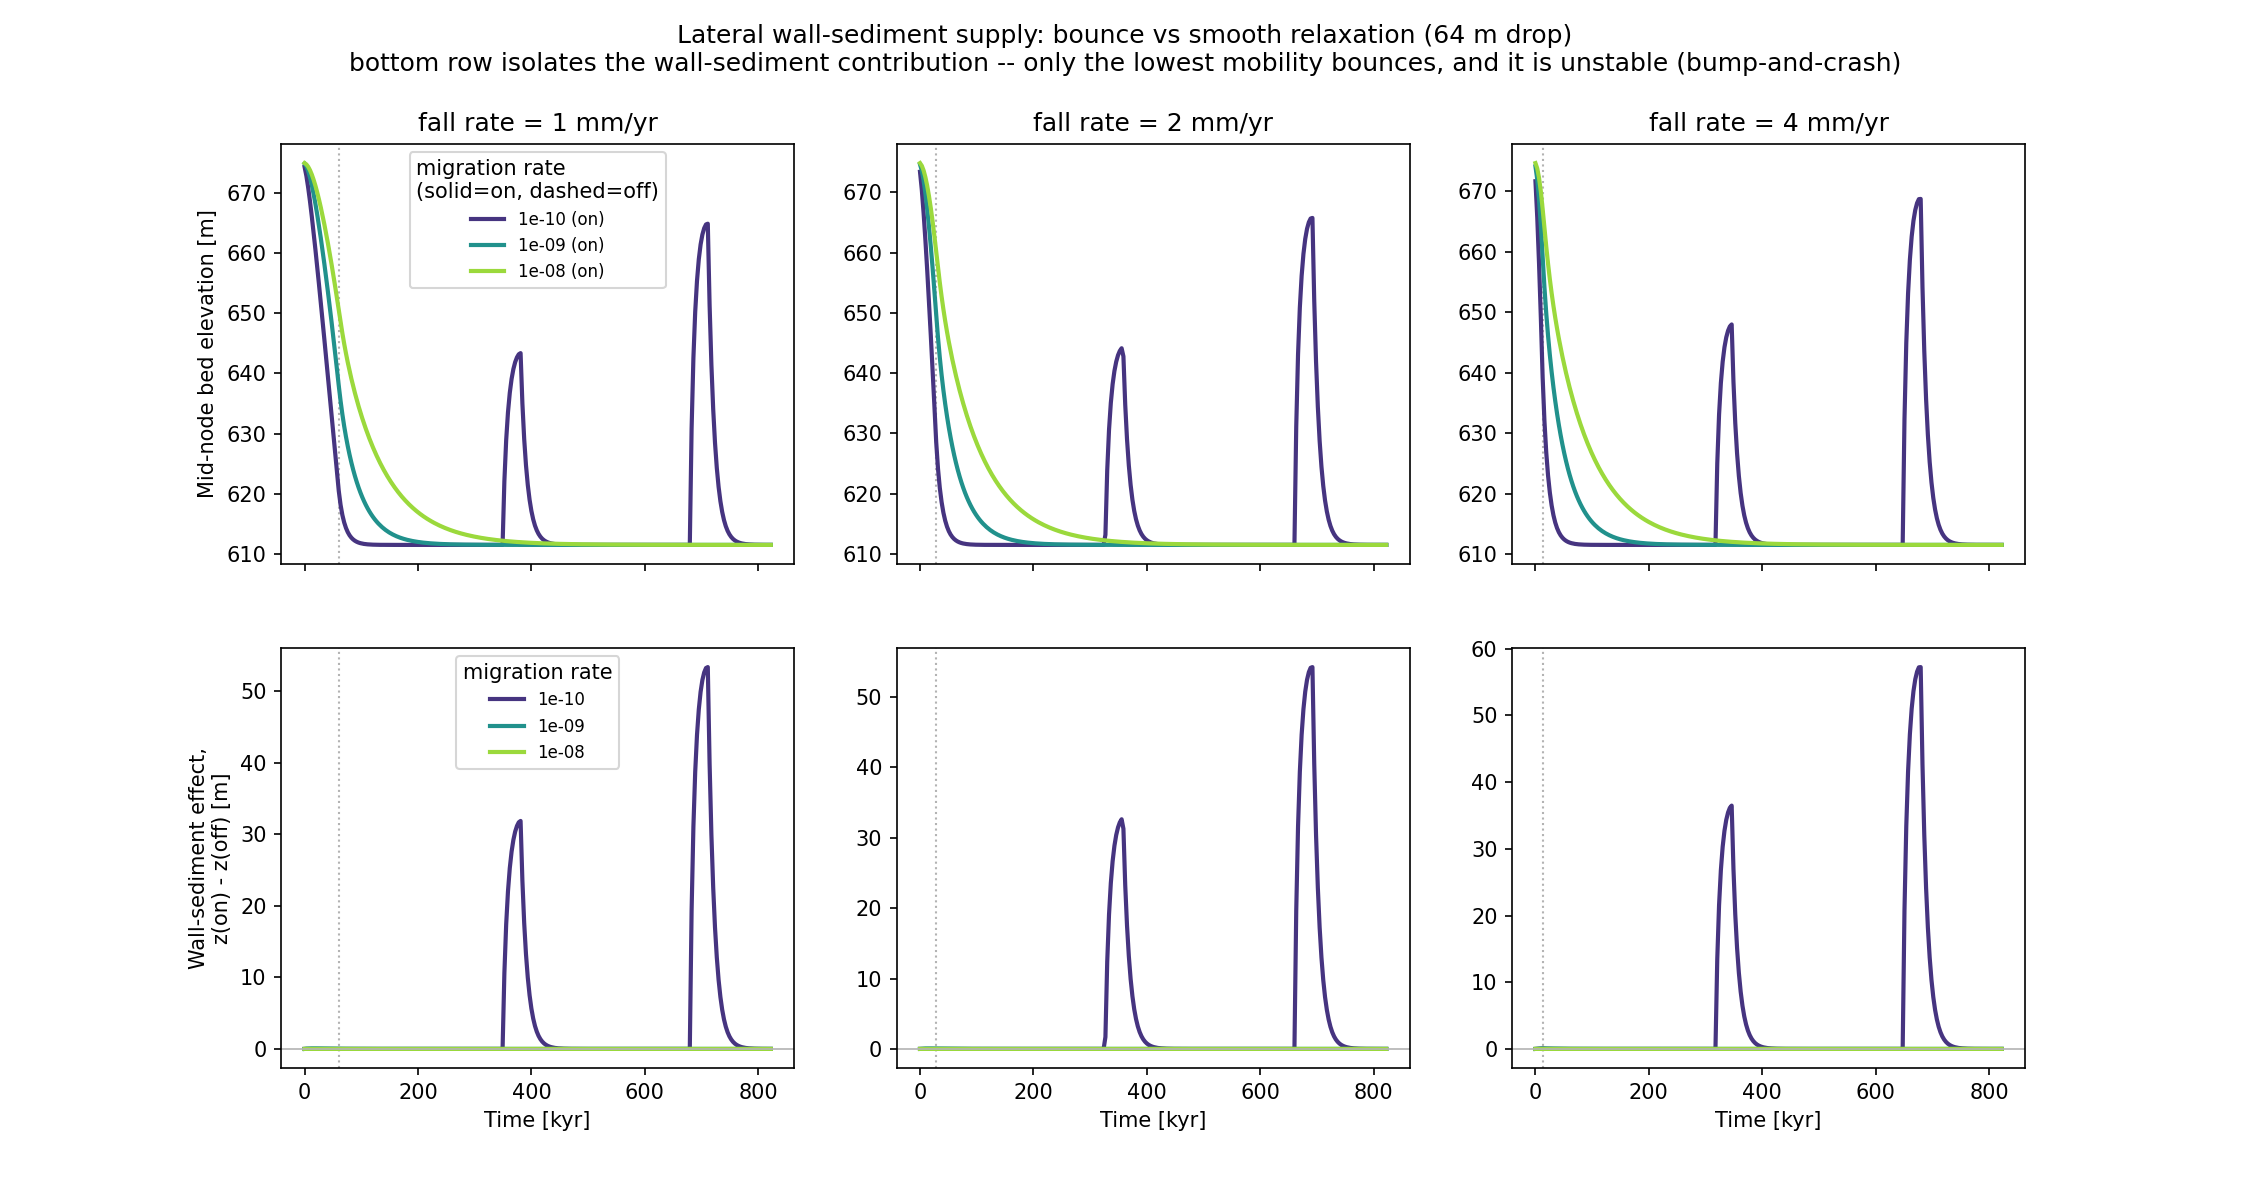

Generate this figure with Python:
# lateral_supply_bounce.py
#
# BENCHMARK (not a test or example): does the sediment supplied by lateral valley-
# wall erosion produce a *bounce* in the long profile -- late aggradation after
# base-level fall stops and the valley keeps widening -- or does the profile
# relax smoothly and diffusively to its new equilibrium?
#
# For a fixed 64 m base-level drop, we sweep the channel lateral migration rate
# and the base-level-fall rate.  Each run falls to the 64 m drop, then holds at
# the low base level for the rest of a long run (>> the fall time) so the profile
# reaches its new equilibrium and any late wall-fed aggradation can develop.
# Every case is run twice -- with and without the lateral sediment supply -- to
# isolate its effect.
#
# Outputs (raw data + figures) are written next to this script.

import copy
import os

import numpy as np
from matplotlib import pyplot as plt

import grlp

YEAR = 3.15e7
DROP = 64.0                       # fixed base-level drop [m]
DT = 1.0e11                       # time step [s] (~3.17 kyr)
N_TOTAL = 260                     # total steps (fall + long hold to equilibrium)
MID = 45                          # mid-domain node tracked for the bounce
FALL_RATES_MMYR = [1.0, 2.0, 4.0]         # base-level-fall rates [mm/yr]
MIGRATION = [1.0e-10, 1.0e-9, 1.0e-8]     # lateral migration rates [m/s]
HERE = os.path.dirname(os.path.abspath(__file__))


def build_steady_profile():
    S0 = 1.5e-2
    lp = grlp.LongProfile()
    lp.set_intermittency(0.8)
    lp.basic_constants(); lp.bedload_lumped_constants(); lp.set_hydrologic_constants()
    lp.set_x(dx=1000.0, nx=90, x0=10000.0)
    lp.set_z(S0=-S0)
    lp.set_A(k_xA=1.0)
    lp.set_Q(Q=10.0)
    lp.set_B(B=200.0)
    lp.set_uplift_rate(0.0); lp.set_niter(3)
    lp.set_Qs_input_upstream(lp.k_Qs * lp.Q[0] * S0 ** (7 / 6.0))
    lp.set_z_bl(0.0)
    lp.evolve_threshold_width_river(nt=60, dt=1.0e13)
    return lp


base = build_steady_profile()
x = base.x.copy()
t = np.arange(N_TOTAL) * DT / YEAR / 1e3   # kyr


def run(fall_rate_myr, zetadot, supply):
    fall_rate = fall_rate_myr * 1e-3 / YEAR
    n_fall = int(round(DROP / (fall_rate * DT)))
    lp = copy.deepcopy(base)
    lp.D = 0.05
    lp.set_lateral_migration_rate(zetadot)
    lp.set_valley_dynamics(narrow_by_incision=True, widen_by_migration=True)
    lp.supply_lateral_sediment = supply
    z_mid = np.zeros(N_TOTAL)
    B_mid = np.zeros(N_TOTAL)
    for k in range(N_TOTAL):
        if k < n_fall:
            lp.set_z_bl(lp.z_bl - fall_rate * DT)
        lp.evolve_threshold_width_river(nt=1, dt=DT)
        z_mid[k] = lp.z[MID]
        B_mid[k] = np.broadcast_to(lp.B, lp.x.shape)[MID]
    return dict(z_mid=z_mid, B_mid=B_mid, n_fall=n_fall, z_final=lp.z.copy())


# --- sweep ------------------------------------------------------------------ #
results = {}
for fr in FALL_RATES_MMYR:
    for zd in MIGRATION:
        for supply in (True, False):
            results[(fr, zd, supply)] = run(fr, zd, supply)
            print('done: fall=%.0f mm/yr  zetadot=%.0e  supply=%s' % (fr, zd, supply))

# --- save raw data ---------------------------------------------------------- #
save = {'x': x, 't_kyr': t, 'DROP': DROP,
        'fall_rates_mmyr': np.array(FALL_RATES_MMYR),
        'migration': np.array(MIGRATION)}
for (fr, zd, supply), r in results.items():
    tag = 'fr%.0f_zd%.0e_%s' % (fr, zd, 'on' if supply else 'off')
    save[tag + '_zmid'] = r['z_mid']
    save[tag + '_Bmid'] = r['B_mid']
    save[tag + '_zfinal'] = r['z_final']
    save[tag + '_nfall'] = r['n_fall']
np.savez(os.path.join(HERE, 'lateral_supply_bounce_data.npz'), **save)
print('wrote lateral_supply_bounce_data.npz')


# --- bounce diagnostic ------------------------------------------------------ #
# A bounce is a *rise after the deepest incision* -- so measure the peak the bed
# reaches after it bottoms out, not the final elevation.  The naive "final minus
# minimum" hides the interesting case entirely: the low-mobility bump rises then
# crashes back to equilibrium, so final == minimum and it reads as zero.  We
# report both the peak of the rebound (the bump) and how much of it survives to
# the end (settled), which exposes the bump-and-crash directly.
def bounce(zmid):
    """Return (bump, settled) at the mid node [m].

    bump    -- highest the bed climbs after the deepest incision (the rebound).
    settled -- how much of that rebound is still there at the end of the run;
               bump > 0 with settled ~ 0 is a bump-and-crash (unstable).
    """
    kmin = int(np.argmin(zmid))
    bump = zmid[kmin:].max() - zmid[kmin]
    settled = zmid[-1] - zmid[kmin]
    return bump, settled


print('\nBOUNCE at the mid node [m]: rebound above deepest incision, and how')
print('much survives to the end (bump with settled ~ 0 = bump-and-crash).')
print('  fall[mm/yr]  zetadot    bump-ON  settled-ON   bump-OFF   verdict')
for fr in FALL_RATES_MMYR:
    for zd in MIGRATION:
        bon, son = bounce(results[(fr, zd, True)]['z_mid'])
        boff, _ = bounce(results[(fr, zd, False)]['z_mid'])
        if bon < 1.0:
            verdict = 'smooth (no bounce)'
        elif son < 1.0:
            verdict = 'bump-and-crash (unstable)'
        else:
            verdict = 'persistent bounce'
        print('  %6.0f       %.0e  %7.1f    %7.1f    %7.1f   %s'
              % (fr, zd, bon, son, boff, verdict))

# --- figures ---------------------------------------------------------------- #
# Two rows per fall rate.  Top: the mid-node bed elevation, supply on (solid) vs
# off (dashed).  Bottom: the *isolated* wall-sediment effect, z(on) - z(off) --
# this is the benchmark's actual question ("does wall sediment cause a bounce?")
# and it is unambiguous where the raw curves are not: a single bumping curve can
# read as two, whereas the difference plot shows the wall-sediment contribution
# directly.  Only the lowest mobility departs from zero, and it bumps-and-crashes.
cols = plt.cm.viridis(np.linspace(0.15, 0.85, len(MIGRATION)))
fig, axes = plt.subplots(2, len(FALL_RATES_MMYR),
                         figsize=(5 * len(FALL_RATES_MMYR), 8),
                         sharex=True)
for j, fr in enumerate(FALL_RATES_MMYR):
    ax_z, ax_d = axes[0, j], axes[1, j]
    n_fall = results[(fr, MIGRATION[0], True)]['n_fall']
    for ax in (ax_z, ax_d):
        ax.axvline(t[n_fall - 1], color='0.7', ls=':', lw=1)
    ax_z.text(t[n_fall - 1], ax_z.get_ylim()[1], ' hold', fontsize=8,
              color='0.4', va='top')
    for zd, c in zip(MIGRATION, cols):
        zon = results[(fr, zd, True)]['z_mid']
        zoff = results[(fr, zd, False)]['z_mid']
        ax_z.plot(t, zon, color=c, lw=2, label='%.0e (on)' % zd)
        ax_z.plot(t, zoff, color=c, lw=1.2, ls='--')
        ax_d.plot(t, zon - zoff, color=c, lw=2, label='%.0e' % zd)
    ax_z.set_title('fall rate = %.0f mm/yr' % fr)
    ax_d.set_xlabel('Time [kyr]')
    ax_d.axhline(0, color='0.7', lw=0.8)
axes[0, 0].set_ylabel('Mid-node bed elevation [m]')
axes[1, 0].set_ylabel('Wall-sediment effect,\nz(on) - z(off) [m]')
axes[0, 0].legend(fontsize=8, title='migration rate\n(solid=on, dashed=off)')
axes[1, 0].legend(fontsize=8, title='migration rate')
fig.suptitle('Lateral wall-sediment supply: bounce vs smooth relaxation (64 m drop)\n'
             'bottom row isolates the wall-sediment contribution -- only the '
             'lowest mobility bounces, and it is unstable (bump-and-crash)',
             fontsize=12)
fig.tight_layout()
fig.savefig(os.path.join(HERE, 'lateral_supply_bounce.png'), dpi=150)
print('wrote lateral_supply_bounce.png')
